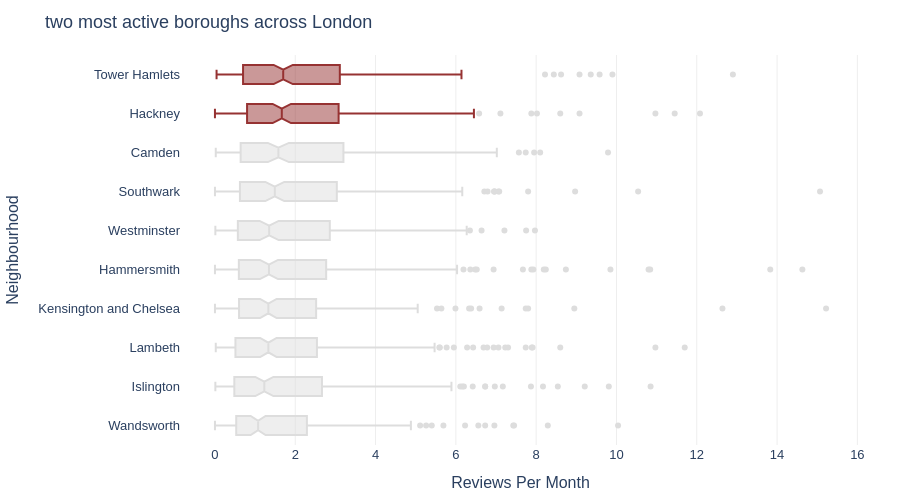

Notebook code for this chart:
### Markdown cell above
## Task 2 — Box plot: listing activity by borough

**What to build:** A **horizontal box plot** comparing listing activity (reviews per month) across London boroughs — reviews per month is a proxy for how frequently a listing is booked.

**Requirements:**
- Horizontal orientation (borough names are long)
- Sorted by median reviews per month (most active at top)
- Highlight the **two most active** boroughs in a different colour
- Outliers shown as individual points
- Insight title naming the two busiest boroughs

> 💡 Some listings have zero reviews — these are new or inactive listings. Filter them out with before plotting

### Code cell
# Task 2
# YOUR CODE HERE

df_cap = df_cap.replace({'number_of_reviews': 0}, np.nan)
df_cap.dropna(subset=['number_of_reviews'], axis=0, inplace=True)
meadian_order = df_cap.groupby('neighbourhood')['reviews_per_month'].median().sort_values(ascending=False).index.tolist()



fig = px.box(
    data_frame=df_cap, 
    y='neighbourhood', x='reviews_per_month',
    color='neighbourhood',
    # Meaningful colour: entire home (most expensive) gets the standout colour
    color_discrete_sequence=['#DDDDDD'],
    notched=True,                  # notch shows confidence interval around median
    points='outliers',             # show outliers as individual points
    labels={'price': 'Nightly Price (£)', 'room_type': ''},
    category_orders={'neighbourhood': meadian_order}, height=500
)

highlight = meadian_order[:2]
for trace in fig.data:
    if trace.name in highlight:
        trace.line.color = 'rgba(150,50,50,1)'
        trace.fillcolor = 'rgba(150,50,0.3)'

fig.update_layout(
    title='two most active boroughs across London',
    plot_bgcolor='white', paper_bgcolor='white',
    font=dict(family='Arial', size=13),
    xaxis=dict(gridcolor='#EEEEEE', title='Reviews Per Month'),
    yaxis=dict(showgrid=False, title='Neighbourhood'),
    showlegend=False,
    margin=dict(l=60, r=40, t=55, b=40)
)

fig.show()

### Figure 1 — Plotly figure (JSON) as saved in the notebook; plotly's stock layout.template omitted (floating-point values rounded to 4 significant figures; data arrays with more than 128 entries replaced by an {"elided": "..."} marker saying what was removed)
{"data": [{"alignmentgroup": "True", "boxpoints": "outliers", "fillcolor": "rgba(150,50,0.3)", "hovertemplate": "neighbourhood=%{y}<br>reviews_per_month=%{x}<extra></extra>", "legendgroup": "Tower Hamlets", "line": {"color": "rgba(150,50,50,1)"}, "marker": {"color": "#DDDDDD"}, "name": "Tower Hamlets", "notched": true, "offsetgroup": "Tower Hamlets", "orientation": "h", "showlegend": true, "type": "box", "x": {"elided": "253 float values"}, "x0": " ", "xaxis": "x", "y": {"elided": "253 str values"}, "y0": " ", "yaxis": "y"}, {"alignmentgroup": "True", "boxpoints": "outliers", "fillcolor": "rgba(150,50,0.3)", "hovertemplate": "neighbourhood=%{y}<br>reviews_per_month=%{x}<extra></extra>", "legendgroup": "Hackney", "line": {"color": "rgba(150,50,50,1)"}, "marker": {"color": "#DDDDDD"}, "name": "Hackney", "notched": true, "offsetgroup": "Hackney", "orientation": "h", "showlegend": true, "type": "box", "x": {"elided": "246 float values"}, "x0": " ", "xaxis": "x", "y": {"elided": "246 str values"}, "y0": " ", "yaxis": "y"}, {"alignmentgroup": "True", "boxpoints": "outliers", "hovertemplate": "neighbourhood=%{y}<br>reviews_per_month=%{x}<extra></extra>", "legendgroup": "Camden", "marker": {"color": "#DDDDDD"}, "name": "Camden", "notched": true, "offsetgroup": "Camden", "orientation": "h", "showlegend": true, "type": "box", "x": {"elided": "235 float values"}, "x0": " ", "xaxis": "x", "y": {"elided": "235 str values"}, "y0": " ", "yaxis": "y"}, {"alignmentgroup": "True", "boxpoints": "outliers", "hovertemplate": "neighbourhood=%{y}<br>reviews_per_month=%{x}<extra></extra>", "legendgroup": "Southwark", "marker": {"color": "#DDDDDD"}, "name": "Southwark", "notched": true, "offsetgroup": "Southwark", "orientation": "h", "showlegend": true, "type": "box", "x": {"elided": "259 float values"}, "x0": " ", "xaxis": "x", "y": {"elided": "259 str values"}, "y0": " ", "yaxis": "y"}, {"alignmentgroup": "True", "boxpoints": "outliers", "hovertemplate": "neighbourhood=%{y}<br>reviews_per_month=%{x}<extra></extra>", "legendgroup": "Westminster", "marker": {"color": "#DDDDDD"}, "name": "Westminster", "notched": true, "offsetgroup": "Westminster", "orientation": "h", "showlegend": true, "type": "box", "x": {"elided": "230 float values"}, "x0": " ", "xaxis": "x", "y": {"elided": "230 str values"}, "y0": " ", "yaxis": "y"}, {"alignmentgroup": "True", "boxpoints": "outliers", "hovertemplate": "neighbourhood=%{y}<br>reviews_per_month=%{x}<extra></extra>", "legendgroup": "Hammersmith", "marker": {"color": "#DDDDDD"}, "name": "Hammersmith", "notched": true, "offsetgroup": "Hammersmith", "orientation": "h", "showlegend": true, "type": "box", "x": {"elided": "232 float values"}, "x0": " ", "xaxis": "x", "y": {"elided": "232 str values"}, "y0": " ", "yaxis": "y"}, {"alignmentgroup": "True", "boxpoints": "outliers", "hovertemplate": "neighbourhood=%{y}<br>reviews_per_month=%{x}<extra></extra>", "legendgroup": "Kensington and Chelsea", "marker": {"color": "#DDDDDD"}, "name": "Kensington and Chelsea", "notched": true, "offsetgroup": "Kensington and Chelsea", "orientation": "h", "showlegend": true, "type": "box", "x": {"elided": "214 float values"}, "x0": " ", "xaxis": "x", "y": {"elided": "214 str values"}, "y0": " ", "yaxis": "y"}, {"alignmentgroup": "True", "boxpoints": "outliers", "hovertemplate": "neighbourhood=%{y}<br>reviews_per_month=%{x}<extra></extra>", "legendgroup": "Lambeth", "marker": {"color": "#DDDDDD"}, "name": "Lambeth", "notched": true, "offsetgroup": "Lambeth", "orientation": "h", "showlegend": true, "type": "box", "x": {"elided": "242 float values"}, "x0": " ", "xaxis": "x", "y": {"elided": "242 str values"}, "y0": " ", "yaxis": "y"}, {"alignmentgroup": "True", "boxpoints": "outliers", "hovertemplate": "neighbourhood=%{y}<br>reviews_per_month=%{x}<extra></extra>", "legendgroup": "Islington", "marker": {"color": "#DDDDDD"}, "name": "Islington", "notched": true, "offsetgroup": "Islington", "orientation": "h", "showlegend": true, "type": "box", "x": {"elided": "231 float values"}, "x0": " ", "xaxis": "x", "y": {"elided": "231 str values"}, "y0": " ", "yaxis": "y"}, {"alignmentgroup": "True", "boxpoints": "outliers", "hovertemplate": "neighbourhood=%{y}<br>reviews_per_month=%{x}<extra></extra>", "legendgroup": "Wandsworth", "marker": {"color": "#DDDDDD"}, "name": "Wandsworth", "notched": true, "offsetgroup": "Wandsworth", "orientation": "h", "showlegend": true, "type": "box", "x": {"elided": "222 float values"}, "x0": " ", "xaxis": "x", "y": {"elided": "222 str values"}, "y0": " ", "yaxis": "y"}], "layout": {"boxmode": "overlay", "font": {"family": "Arial", "size": 13}, "height": 500, "legend": {"title": {"text": "neighbourhood"}, "tracegroupgap": 0}, "margin": {"b": 40, "l": 60, "r": 40, "t": 55}, "paper_bgcolor": "white", "plot_bgcolor": "white", "showlegend": false, "title": {"text": "two most active boroughs across London"}, "xaxis": {"anchor": "y", "domain": [0, 1], "gridcolor": "#EEEEEE", "title": {"text": "Reviews Per Month"}}, "yaxis": {"anchor": "x", "categoryarray": ["Wandsworth", "Islington", "Lambeth", "Kensington and Chelsea", "Hammersmith", "Westminster", "Southwark", "Camden", "Hackney", "Tower Hamlets"], "categoryorder": "array", "domain": [0, 1], "showgrid": false, "title": {"text": "Neighbourhood"}}}}
